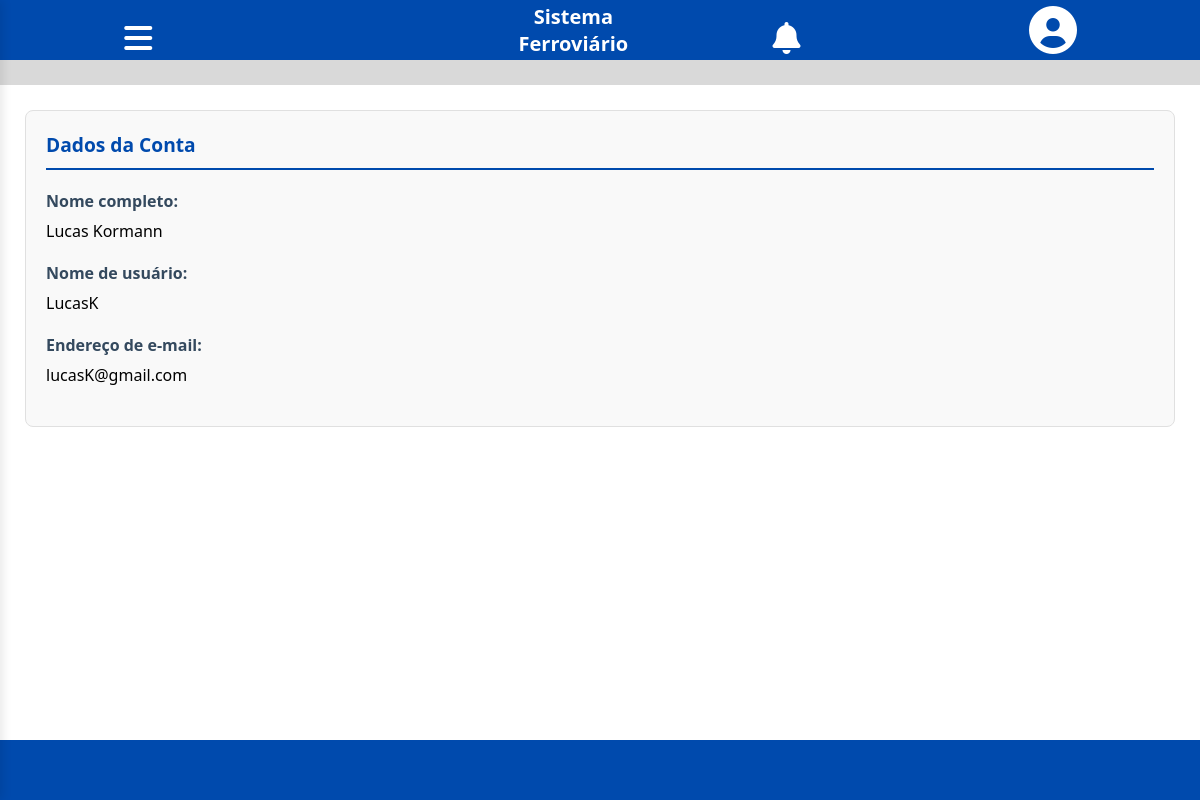
The page /tela_usuario.php (signed in) on the database its author committed.
### tables this page shows
CREATE TABLE usuarios(
  id_usuario INT NOT NULL PRIMARY KEY AUTO_INCREMENT,
  nome_funcionario VARCHAR(120) NOT NULL,
  nome_usuario VARCHAR(120) NOT NULL,
  email_usuario VARCHAR(255) NOT NULL UNIQUE,
  senha_usuario VARCHAR(255) NOT NULL,
  telefone_usuario VARCHAR(15) NOT NULL,
  cpf_usuario VARCHAR(14) NOT NULL UNIQUE,
  administrador BOOLEAN NOT NULL DEFAULT FALSE,
  data_nascimento DATE NOT NULL
);

### src/User.php (called while the page is built, shortened)
<?php
class User {
    private $conn;
    public function __construct($db){
        $this-> conn = $db;
    }
    public function getUserById($userId){
        $sql = "SELECT * FROM usuarios WHERE id_usuario = :id";
        $stmt = $this -> conn->prepare($sql);
        $stmt ->bindParam(':id', $userId);
        $stmt ->execute();
        return $stmt -> fetch(PDO::FETCH_ASSOC);
    }
}
?>

### public/tela_usuario.php (the view, shortened to what this page needs)
<?php
include("../includes/painel_completo.php");
include("../includes/conexao.php");
include("../src/User.php");
$user = new User($conn);
$currentUser = $user->getUserById($_SESSION['user_id']);
?>
<!DOCTYPE html>
<html lang="en">
<head>
    <link rel="stylesheet" href="../css/style.css">
    <link rel="stylesheet" href="https://cdnjs.cloudflare.com/ajax/libs/font-awesome/6.0.0/css/all.min.css">
</head>
<body>
    <header>
        <div id="header">
            <button class="menu">
                <i class="fas fa-bars fa-2x" style="color: white;"></i>
            </button>
            <h3 class="titulo">Sistema Ferroviário</h3>
            <button class="notificacao">
                <i class="fas fa-bell fa-2x" style="color: white;"></i>
            </button>
            <button class="perfil" onclick="redirecionar_usuario()">
                <i class="fas fa-user-circle fa-3x" style="color: white;"></i>
            </button>
        </div>
    </header>
    <div class="espacamento"></div>
    <div class="form-section">
        <h2>Dados da Conta</h2>
        <div class="form-group">
            <label>Nome completo:</label>
            <div class="info-value"><?php echo htmlspecialchars($currentUser['nome_funcionario'] ?? 'Não informado'); ?></div>
        </div>
        <div class="form-group">
            <label>Nome de usuário:</label>
            <div class="info-value"><?php echo htmlspecialchars($currentUser['nome_usuario'] ?? 'Não informado'); ?></div>
        </div>
        <div class="form-group">
            <label>Endereço de e-mail:</label>
            <div class="info-value"><?php echo htmlspecialchars($currentUser['email_usuario'] ?? 'Não informado'); ?></div>
        </div>
    </div>
    <footer class="fixarRodape"></footer>
</body>
</html>

### css/style.css (style rules this page uses)
body { margin: 0px; font-family: system-ui, -apple-system, BlinkMacSystemFont, 'Segoe UI', Roboto, Oxygen, Ubuntu, Cantarell, 'Open Sans', 'Helvetica Neue', sans-serif; }
h3 { font-size: 20px; color: white; text-align: center; border: 0px; margin: 0px; padding: 15px; }
.espacamento { background-color: #d9d9d9; height: 25px; }
.fixarRodape { background-color: #004aad; height: 60px; margin: 0px; padding: 0px; border: 0px; bottom: 0; position: fixed; text-align: center; width: 100%; }
.form-group { margin-bottom: 20px; }
label { display: block; margin-bottom: 8px; color: #34495e; font-weight: bold; }
#header { background-color: #004aad; height: 60px; margin: 0px; padding-left: 15px; border: 0px; display: flex; align-items: center; justify-content: center; gap: 20px; }
.menu { background-color: transparent; border: #004aad; }
.notificacao { background-color: transparent; border: #004aad; }
.perfil { background-color: transparent; border: #004aad; margin: 0px; margin-right: 2%; }
.titulo { padding-left: 20%; }
button { background-color: #004aad; margin-top: 15px; font-weight: bold; color: rgb(255, 255, 255); border: none; border-radius: 5px; cursor: pointer; font-size: 16px; width: 100%; transition: background-color 0.3s ease; }
.form-section { background-color: #f9f9f9; border: 1px solid #e0e0e0; border-radius: 8px; padding: 20px; margin: 25px; }
.form-section h2 { color: #004aad; font-size: 1.2em; margin-top: 0; margin-bottom: 20px; padding-bottom: 10px; border-bottom: 2px solid #004aad; }

### rows shown on the page
usuarios: nome_funcionario "Lucas Kormann", nome_usuario "LucasK", email_usuario "lucasK@gmail.com"
